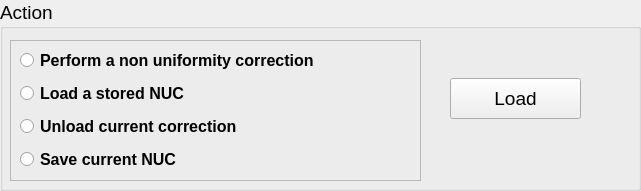
     <widget class="QGroupBox" name="groupBox_8">
      <property name="geometry">
       <rect>
        <x>10</x>
        <y>440</y>
        <width>641</width>
        <height>191</height>
       </rect>
      </property>
      <property name="font">
       <font>
        <pointsize>14</pointsize>
       </font>
      </property>
      <property name="title">
       <string>Action</string>
      </property>
      <widget class="CAPushButton" name="btn_SoftTrigger_2">
       <property name="geometry">
        <rect>
         <x>450</x>
         <y>78</y>
         <width>131</width>
         <height>41</height>
        </rect>
       </property>
       <property name="minimumSize">
        <size>
         <width>0</width>
         <height>31</height>
        </size>
       </property>
       <property name="text">
        <string>Load</string>
       </property>
       <property name="buttonType">
        <enum>CAPushButton::TrueButton</enum>
       </property>
       <property name="pvname">
        <string>IRTV_S1_NUC_ACTION_LOAD</string>
       </property>
       <property name="truelabel">
        <string>Load</string>
       </property>
       <property name="falselabel">
        <string>Load</string>
       </property>
      </widget>
      <widget class="QFrame" name="frame_8">
       <property name="enabled">
        <bool>true</bool>
       </property>
       <property name="geometry">
        <rect>
         <x>10</x>
         <y>40</y>
         <width>411</width>
         <height>141</height>
        </rect>
       </property>
       <property name="frameShape">
        <enum>QFrame::StyledPanel</enum>
       </property>
       <property name="frameShadow">
        <enum>QFrame::Raised</enum>
       </property>
       <widget class="QWidget" name="layoutWidget">
        <property name="geometry">
         <rect>
          <x>10</x>
          <y>6</y>
          <width>391</width>
          <height>128</height>
         </rect>
        </property>
        <layout class="QVBoxLayout">
         <item>
          <widget class="QRadioButton" name="radio_Action_Perform">
           <property name="font">
            <font>
             <pointsize>12</pointsize>
             <weight>75</weight>
             <bold>true</bold>
            </font>
           </property>
           <property name="text">
            <string>Perform a non uniformity correction</string>
           </property>
           <property name="checkable">
            <bool>true</bool>
           </property>
          </widget>
         </item>
         <item>
          <widget class="QRadioButton" name="radio_Action_Load">
           <property name="font">
            <font>
             <pointsize>12</pointsize>
             <weight>75</weight>
             <bold>true</bold>
            </font>
           </property>
           <property name="mouseTracking">
            <bool>true</bool>
           </property>
           <property name="text">
            <string>Load a stored NUC</string>
           </property>
           <property name="checkable">
            <bool>true</bool>
           </property>
          </widget>
         </item>
         <item>
          <widget class="QRadioButton" name="radio_Action_Unload">
           <property name="font">
            <font>
             <pointsize>12</pointsize>
             <weight>75</weight>
             <bold>true</bold>
            </font>
           </property>
           <property name="text">
            <string>Unload current correction</string>
           </property>
          </widget>
         </item>
         <item>
          <widget class="QRadioButton" name="radio_Action_Save">
           <property name="font">
            <font>
             <pointsize>12</pointsize>
             <weight>75</weight>
             <bold>true</bold>
            </font>
           </property>
           <property name="text">
            <string>Save current NUC</string>
           </property>
          </widget>
         </item>
        </layout>
       </widget>
      </widget>
     </widget>
